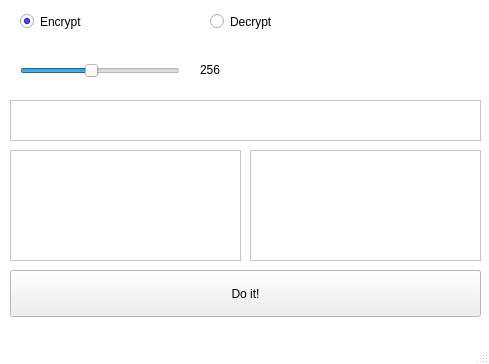
<?xml version="1.0" encoding="UTF-8"?>
<ui version="4.0">
 <class>vigenere</class>
 <widget class="QMainWindow" name="vigenere">
  <property name="geometry">
   <rect>
    <x>0</x>
    <y>0</y>
    <width>489</width>
    <height>364</height>
   </rect>
  </property>
  <property name="palette">
   <palette>
    <active>
     <colorrole role="Base">
      <brush brushstyle="SolidPattern">
       <color alpha="255">
        <red>255</red>
        <green>255</green>
        <blue>255</blue>
       </color>
      </brush>
     </colorrole>
     <colorrole role="Window">
      <brush brushstyle="SolidPattern">
       <color alpha="255">
        <red>255</red>
        <green>255</green>
        <blue>255</blue>
       </color>
      </brush>
     </colorrole>
    </active>
    <inactive>
     <colorrole role="Base">
      <brush brushstyle="SolidPattern">
       <color alpha="255">
        <red>255</red>
        <green>255</green>
        <blue>255</blue>
       </color>
      </brush>
     </colorrole>
     <colorrole role="Window">
      <brush brushstyle="SolidPattern">
       <color alpha="255">
        <red>255</red>
        <green>255</green>
        <blue>255</blue>
       </color>
      </brush>
     </colorrole>
    </inactive>
    <disabled>
     <colorrole role="Base">
      <brush brushstyle="SolidPattern">
       <color alpha="255">
        <red>255</red>
        <green>255</green>
        <blue>255</blue>
       </color>
      </brush>
     </colorrole>
     <colorrole role="Window">
      <brush brushstyle="SolidPattern">
       <color alpha="255">
        <red>255</red>
        <green>255</green>
        <blue>255</blue>
       </color>
      </brush>
     </colorrole>
    </disabled>
   </palette>
  </property>
  <property name="windowTitle">
   <string>Vigenere</string>
  </property>
  <widget class="QWidget" name="centralwidget">
   <widget class="QRadioButton" name="encrypt_radio_btn">
    <property name="enabled">
     <bool>true</bool>
    </property>
    <property name="geometry">
     <rect>
      <x>20</x>
      <y>0</y>
      <width>141</width>
      <height>43</height>
     </rect>
    </property>
    <property name="palette">
     <palette>
      <active>
       <colorrole role="Text">
        <brush brushstyle="SolidPattern">
         <color alpha="255">
          <red>0</red>
          <green>0</green>
          <blue>255</blue>
         </color>
        </brush>
       </colorrole>
       <colorrole role="PlaceholderText">
        <brush brushstyle="SolidPattern">
         <color alpha="128">
          <red>0</red>
          <green>0</green>
          <blue>255</blue>
         </color>
        </brush>
       </colorrole>
      </active>
      <inactive>
       <colorrole role="Text">
        <brush brushstyle="SolidPattern">
         <color alpha="255">
          <red>0</red>
          <green>0</green>
          <blue>255</blue>
         </color>
        </brush>
       </colorrole>
       <colorrole role="PlaceholderText">
        <brush brushstyle="SolidPattern">
         <color alpha="128">
          <red>0</red>
          <green>0</green>
          <blue>255</blue>
         </color>
        </brush>
       </colorrole>
      </inactive>
      <disabled>
       <colorrole role="Text">
        <brush brushstyle="SolidPattern">
         <color alpha="255">
          <red>120</red>
          <green>120</green>
          <blue>120</blue>
         </color>
        </brush>
       </colorrole>
       <colorrole role="PlaceholderText">
        <brush brushstyle="SolidPattern">
         <color alpha="128">
          <red>0</red>
          <green>0</green>
          <blue>0</blue>
         </color>
        </brush>
       </colorrole>
      </disabled>
     </palette>
    </property>
    <property name="text">
     <string>Encrypt</string>
    </property>
    <property name="checked">
     <bool>true</bool>
    </property>
   </widget>
   <widget class="QRadioButton" name="decrypt_radio_btn">
    <property name="geometry">
     <rect>
      <x>210</x>
      <y>0</y>
      <width>131</width>
      <height>43</height>
     </rect>
    </property>
    <property name="text">
     <string>Decrypt</string>
    </property>
   </widget>
   <widget class="QTextEdit" name="text">
    <property name="geometry">
     <rect>
      <x>10</x>
      <y>150</y>
      <width>231</width>
      <height>111</height>
     </rect>
    </property>
    <property name="font">
     <font>
      <pointsize>14</pointsize>
     </font>
    </property>
    <property name="markdown">
     <string/>
    </property>
    <property name="tabStopDistance">
     <double>81.000000000000000</double>
    </property>
    <property name="placeholderText">
     <string/>
    </property>
   </widget>
   <widget class="QPushButton" name="do_btn">
    <property name="geometry">
     <rect>
      <x>10</x>
      <y>270</y>
      <width>471</width>
      <height>47</height>
     </rect>
    </property>
    <property name="text">
     <string>Do it!</string>
    </property>
   </widget>
   <widget class="QSlider" name="bit_slider">
    <property name="geometry">
     <rect>
      <x>20</x>
      <y>60</y>
      <width>160</width>
      <height>22</height>
     </rect>
    </property>
    <property name="minimum">
     <number>26</number>
    </property>
    <property name="maximum">
     <number>256</number>
    </property>
    <property name="pageStep">
     <number>10</number>
    </property>
    <property name="sliderPosition">
     <number>128</number>
    </property>
    <property name="orientation">
     <enum>Qt::Horizontal</enum>
    </property>
   </widget>
   <widget class="QLabel" name="bit_lbl">
    <property name="geometry">
     <rect>
      <x>200</x>
      <y>50</y>
      <width>51</width>
      <height>39</height>
     </rect>
    </property>
    <property name="text">
     <string>256</string>
    </property>
   </widget>
   <widget class="QTextEdit" name="cipher">
    <property name="geometry">
     <rect>
      <x>250</x>
      <y>150</y>
      <width>231</width>
      <height>111</height>
     </rect>
    </property>
    <property name="font">
     <font>
      <pointsize>14</pointsize>
     </font>
    </property>
    <property name="contextMenuPolicy">
     <enum>Qt::DefaultContextMenu</enum>
    </property>
    <property name="autoFormatting">
     <set>QTextEdit::AutoAll</set>
    </property>
   </widget>
   <widget class="QTextEdit" name="key">
    <property name="geometry">
     <rect>
      <x>10</x>
      <y>100</y>
      <width>471</width>
      <height>41</height>
     </rect>
    </property>
    <property name="font">
     <font>
      <pointsize>9</pointsize>
     </font>
    </property>
   </widget>
  </widget>
  <widget class="QMenuBar" name="menubar">
   <property name="geometry">
    <rect>
     <x>0</x>
     <y>0</y>
     <width>489</width>
     <height>21</height>
    </rect>
   </property>
  </widget>
  <widget class="QStatusBar" name="statusbar"/>
 </widget>
 <resources/>
 <connections/>
</ui>
